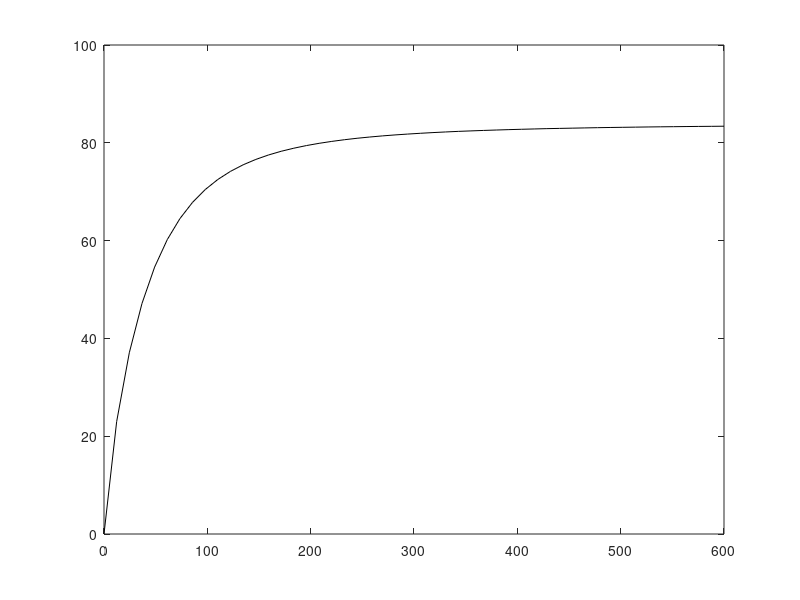

The MATLAB script that drew this image: (Note: this script raises an error after producing the figure.)
% expected reward plot

%% ======= ONE DIMENSIONAL CASE ===========

% reward function
maxReward = 120;
knobConstant = 33.5738;
slope = 0.4;
rewardFn = @(r)maxReward*exp(-slope*r/knobConstant);

% % plot reward as a function of r
% r = linspace(0,650,50);
% plot(r,rewardFn(r))

% p(S|X)
cushion = 15; % degrees next to cardinal axes in which targets are not presented
p_S = 1/(90-2*cushion); % uniform prior of degree presentation
% S = rand*(90-2*cushion) + cushion; % sample S
% X = S + randn*sigma; % sample X
% p_SgivenX = @(r,sigma)p_S*(normcdf(r,0,sigma) - normcdf(-r,0,sigma)); %p_S*normpdf(X,S,sigma); % posterior
p_SgivenX = @(r,sigma)normcdf(r,0,sigma) - normcdf(-r,0,sigma);

% max expected reward for this sample
nSigma = 50;
sigmaVec = linspace(0,600,nSigma);
for isigma = 1:nSigma;
    sigma = sigmaVec(isigma);
    func = @(r) -rewardFn(r).*p_SgivenX(r,sigma);
    x0 = rand;
    [r(isigma), nll(isigma)] = fminsearch(func,x0);
end

% plot optimal radius as a function of noise
plot(sigmaVec,r,'k-')
defaultplot
ylabel('optimal radius (pixels)')
xlabel('internal memory noise (pixels)')
% title('ONE DIMENSIONAL CASE!')

% figure; 
% plot(sigmaVec,-nll);
% defaultplot;
% ylabel('expected reward')
% xlabel('internal memory noise')

% plot expected utility for given noise as a function of disk size
figure;
sigma = 100;
rVec = 1:500;
EU = rewardFn(rVec).*p_SgivenX(rVec,sigma);
plot(rVec,EU,'k-')
defaultplot;
xlabel('disk size')
ylabel('expected utility')


%% =========== TWO DIMENSIONAL CASE ============
